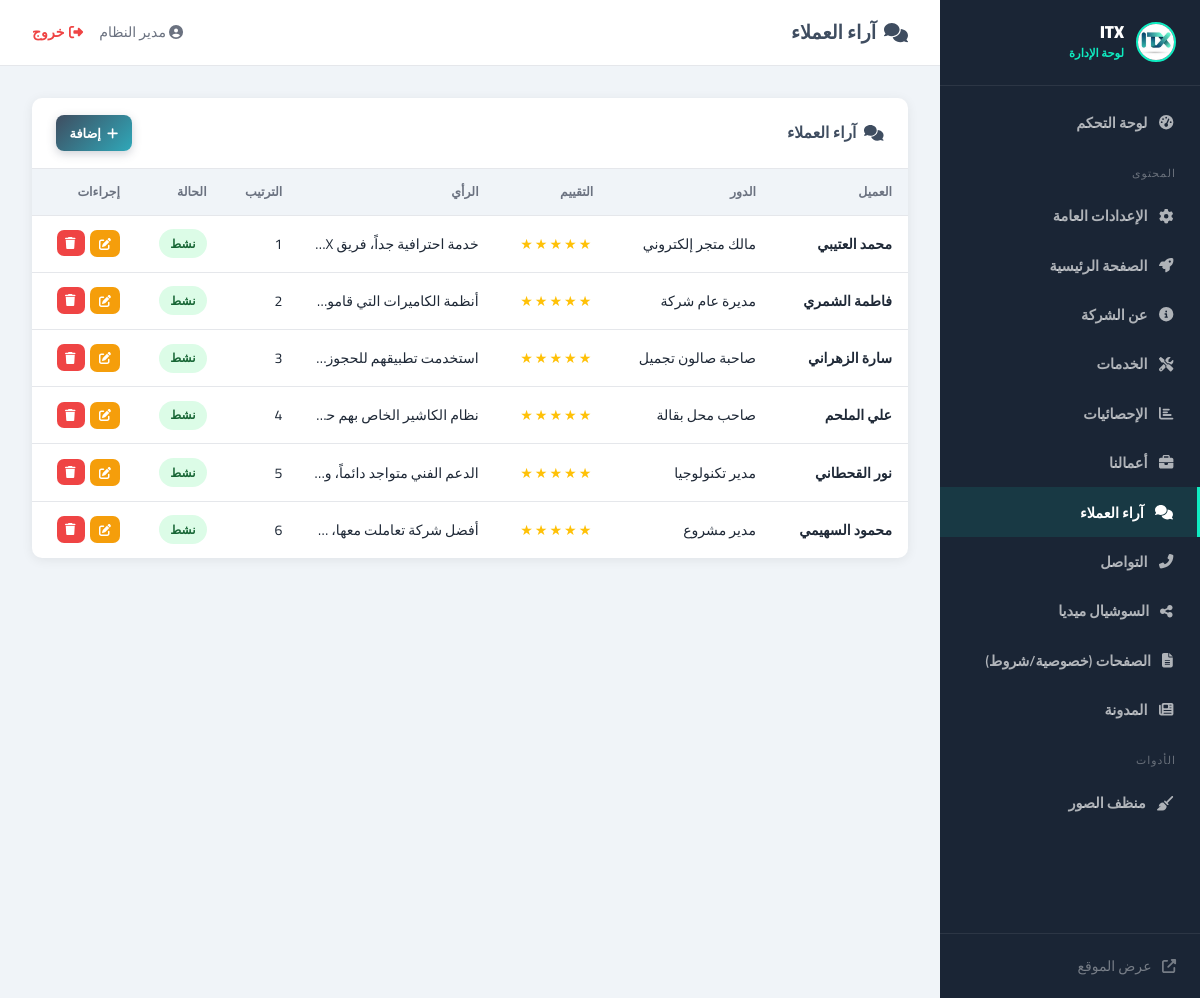
Screenshot of /admin/index.php?page=testimonials (signed in) with the database file from the repository.
### tables this page shows
CREATE TABLE IF NOT EXISTS `testimonials` (
  `id` int NOT NULL AUTO_INCREMENT,
  `author_name` varchar(150) NOT NULL,
  `author_role` varchar(150) DEFAULT NULL,
  `rating` tinyint DEFAULT '5',
  `content` text NOT NULL,
  `sort_order` int DEFAULT '0',
  `status` enum('active','inactive') DEFAULT 'active',
  `created_at` timestamp NULL DEFAULT CURRENT_TIMESTAMP,
  PRIMARY KEY (`id`)
);

### admin/index.php (called while the page is built, shortened)
<?php
require_once __DIR__ . '/includes/auth.php';
require_once __DIR__ . '/includes/layout.php';
$page = $_GET['page'] ?? 'dashboard';
require_once __DIR__ . "/pages/{$page}.php";

### config/db.php (called while the page is built, shortened)
<?php
function getDB(): PDO
{
    static $pdo = null;
    if ($pdo === null) {
        $dsn = sprintf(
            'mysql:host=%s;dbname=%s;charset=%s',
            DB_HOST, DB_NAME, DB_CHARSET
        );
        $pdo = new PDO($dsn, DB_USER, DB_PASS, [
            PDO::ATTR_ERRMODE            => PDO::ERRMODE_EXCEPTION,
            PDO::ATTR_DEFAULT_FETCH_MODE => PDO::FETCH_ASSOC,
            PDO::ATTR_EMULATE_PREPARES   => false,
        ]);
    }
    return $pdo;
}

### admin/includes/auth.php (called while the page is built, shortened)
<?php
require_once ROOT_PATH . '/config/db.php';
function e(string $s): string {
    return htmlspecialchars($s ?? '', ENT_QUOTES, 'UTF-8');
}
function get_setting(string $key, string $default = ''): string {
    static $cache = null;
    if ($cache === null) {
        try {
            $rows = getDB()->query("SELECT setting_key, setting_value FROM site_settings")->fetchAll();
            $cache = array_column($rows, 'setting_value', 'setting_key');
        } catch (\Exception $e) { $cache = []; }
    }
    return $cache[$key] ?? $default;
}
function db_all(string $sql, array $params = []): array {
    $s = getDB()->prepare($sql);
    $s->execute($params);
    return $s->fetchAll();
}

### admin/pages/testimonials.php (the view, shortened to what this page needs)
<?php
$rows = db_all("SELECT * FROM testimonials ORDER BY sort_order");
layout_start('آراء العملاء', 'testimonials');
?>
<div class="card">
  <div class="card-head">
    <h2><i class="fas fa-comments"></i> آراء العملاء</h2>
    <button class="btn btn-primary btn-sm" onclick="openModal('testiModal')"><i class="fas fa-plus"></i> إضافة</button>
  </div>
  <div class="card-body p0">
    <table class="tbl">
      <thead><tr><th>العميل</th><th>الدور</th><th>التقييم</th><th>الرأي</th><th>الترتيب</th><th>الحالة</th><th>إجراءات</th></tr></thead>
      <tbody>
      <?php if ($rows): foreach ($rows as $r): ?>
        <tr>
          <td><strong><?= e($r['author_name']) ?></strong></td>
          <td><?= e($r['author_role']) ?></td>
          <td style="color:#ffc107;letter-spacing:2px"><?= str_repeat('★', (int)$r['rating']) ?></td>
          <td style="max-width:180px;white-space:nowrap;overflow:hidden;text-overflow:ellipsis"><?= e($r['content']) ?></td>
          <td><?= (int)$r['sort_order'] ?></td>
          <td><span class="badge badge-<?= $r['status']==='active'?'active':'inactive' ?>"><?= $r['status']==='active'?'نشط':'مخفي' ?></span></td>
          <td>
            <div class="actions">
              <a href="?page=testimonials&edit=<?= $r['id'] ?>" class="btn btn-warning btn-xs btn-icon"><i class="fas fa-edit"></i></a>
              <form method="POST" style="display:inline">
                <button class="btn btn-danger btn-xs btn-icon" data-confirm="حذف التقييم؟"><i class="fas fa-trash"></i></button>
              </form>
            </div>
          </td>
        </tr>
      <?php endforeach; else: ?>
        <tr class="empty-row"><td colspan="7"><i class="fas fa-inbox"></i> لا توجد تقييمات</td></tr>
      <?php endif; ?>
      </tbody>
    </table>
  </div>
</div>

### admin/assets/admin.css (style rules this page uses)
:root { --sb-bg: #1a2535; --sb-w: 260px; --accent: #0FECC1; --primary: #3F4D60; --secondary: #2FA8B9; --bg: #f0f4f8; --card: #fff; --border: #e5e7eb; --txt: #1f2937; --muted: #6b7280; --success: #10b981; --danger: #ef4444; --warning: #f59e0b; --info: #3b82f6; --radius: 10px; --shadow: 0 2px 12px rgba(0,0,0,0.07); }
* { margin:0;padding:0;box-sizing:border-box }
body { font-family:'Cairo',sans-serif;background:var(--bg);color:var(--txt);direction:rtl;min-height:100vh }
.card { background:var(--card);border-radius:var(--radius);box-shadow:var(--shadow);margin-bottom:1.5rem;overflow:hidden }
.card-head { padding:1.1rem 1.5rem;border-bottom:1px solid var(--border); display:flex;justify-content:space-between;align-items:center; }
.card-head h2 { font-size:.98rem;color:var(--primary);font-weight:700;display:flex;align-items:center;gap:.5rem }
.card-body { padding:1.5rem }
.card-body.p0 { padding:0 }
.btn { padding:.58rem 1.3rem;border:none;border-radius:8px; font-family:'Cairo',sans-serif;font-size:.88rem;font-weight:700; cursor:pointer;transition:all .2s; display:inline-flex;align-items:center;gap:.4rem;text-decoration:none; }
.btn-primary { background:linear-gradient(135deg,var(--primary),var(--secondary));color:#fff;box-shadow:0 3px 10px rgba(63,77,96,.25) }
.btn-danger { background:var(--danger);color:#fff }
.btn-warning { background:var(--warning);color:#fff }
.btn-sm { padding:.35rem .85rem;font-size:.8rem }
.btn-xs { padding:.25rem .65rem;font-size:.75rem }
.btn-icon { padding:.45rem .55rem;border-radius:7px }
.tbl { width:100%;border-collapse:collapse }
.tbl th { padding:.7rem 1rem;background:var(--bg);color:var(--muted); font-size:.78rem;font-weight:700;text-align:right; border-bottom:1px solid var(--border);white-space:nowrap; }
.tbl td { padding:.85rem 1rem;border-bottom:1px solid var(--border);font-size:.88rem;vertical-align:middle }
.tbl tr:last-child td { border-bottom:none }
.tbl .actions { display:flex;gap:.35rem;flex-wrap:nowrap }
.badge { padding:.22rem .7rem;border-radius:50px;font-size:.74rem;font-weight:700;display:inline-block }
.badge-active { background:#dcfce7;color:#166534 }

### rows the page displays
testimonials: author_name "محمد العتيبي", author_role "مالك متجر إلكتروني", rating "★★★★★", sort_order "1", status "نشط"
testimonials: author_name "فاطمة الشمري", author_role "مديرة عام شركة", rating "★★★★★", sort_order "2", status "نشط"
testimonials: author_name "سارة الزهراني", author_role "صاحبة صالون تجميل", rating "★★★★★", sort_order "3", status "نشط"
testimonials: author_name "علي الملحم", author_role "صاحب محل بقالة", rating "★★★★★", sort_order "4", status "نشط"
testimonials: author_name "نور القحطاني", author_role "مدير تكنولوجيا", rating "★★★★★", sort_order "5", status "نشط"
testimonials: author_name "محمود السهيمي", author_role "مدير مشروع", rating "★★★★★", sort_order "6", status "نشط"

### other values shown
$siteName "ITX"
$item['l'] "لوحة التحكم"
$item['l'] "المحتوى"
$item['l'] "الإعدادات العامة"
$item['l'] "الصفحة الرئيسية"
$item['l'] "عن الشركة"
$item['l'] "الخدمات"
$item['l'] "الإحصائيات"
$item['l'] "أعمالنا"
$item['l'] "آراء العملاء"
$item['l'] "التواصل"
$item['l'] "السوشيال ميديا"
$item['l'] "الصفحات (خصوصية/شروط)"
$item['l'] "المدونة"
$item['l'] "الأدوات"
